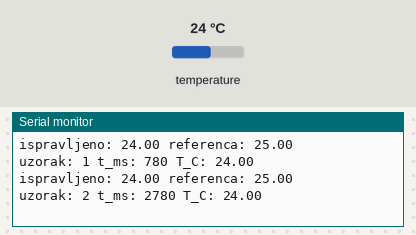
A sketch run on a simulated Arduino Uno, built with avr-gcc and run on an emulated ATmega328P. Parts: the last lines printed to the serial monitor. The inputs (shaded band) are chosen by the test bench; at power-on: temperature 24 °C.

Above: at 3.5 s.
3.6 s: temperature set to 12 °C
At 5.8 s:
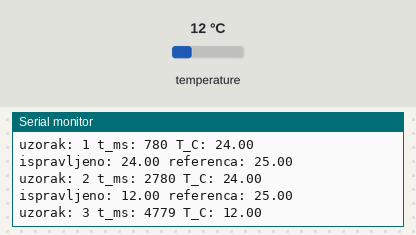
6.4 s: temperature set to 19 °C
At 7.3 s:
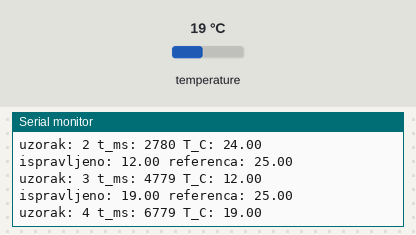
Timing chart, 0 to 9.4 s (numbered marks = the images above; inputs shaded):
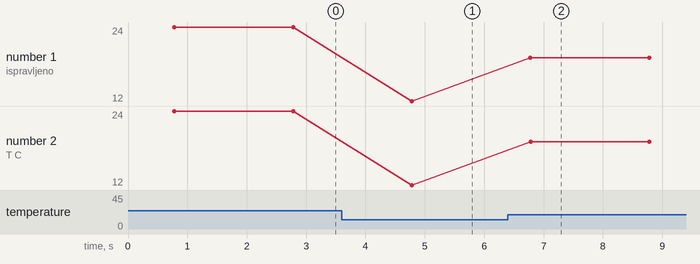

Measured:
- after the input at 3.6 s, the serial monitor: prints a new line after 1.2 s (image 1)
- after the input at 6.4 s, the serial monitor: prints a new line after 0.38 s (image 2)
- plotted number 1: 24 → 12 after the input at 3.6 s, 12 → 19 after the input at 6.4 s
- plotted number 2: 24 → 12 after the input at 3.6 s, 12 → 19 after the input at 6.4 s

The sketch:

main.ino
```cpp
#include "ulazi.h"

const unsigned long INTERVAL_MS = 2000;
const float KOREKCIJA_C = 0.0;
const float REFERENCA_C = 25.0;
unsigned long broj = 0;

void setup() {
  Serial.begin(115200);
  senzor.begin();
}

void loop() {
  unsigned long pocetak = millis();
  float t = ocitaj();
  if (isnan(t)) {
    Serial.println("Pogreska senzora: provjeri DQ");
  } else {
    Serial.print("ispravljeno: "); Serial.print(t + KOREKCIJA_C);
    Serial.print(" referenca: "); Serial.println(REFERENCA_C);
    Serial.print("uzorak: "); Serial.print(++broj);
    Serial.print(" t_ms: "); Serial.print(millis());
    Serial.print(" T_C: "); Serial.println(t);
  }
  unsigned long trajanje = millis() - pocetak;
  if (trajanje < INTERVAL_MS) delay(INTERVAL_MS - trajanje);
}
```
